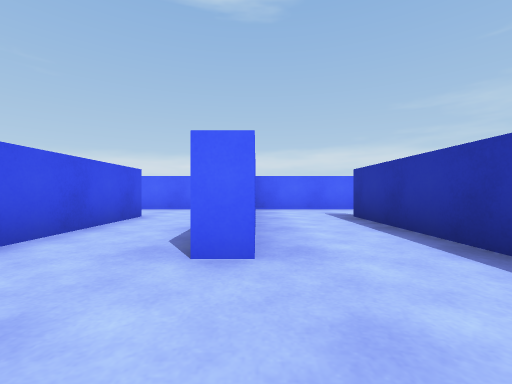
View 1 (above)

24 first-person views from a walk through a 3-D level made in the Unity game engine. The camera is 0.26 m above the floor, looks level and sees 90° across. The floor is counted in squares, 0.5 m on a side. Each view is taken from the middle of a square. On the plan, view 1 faces up. The plan holds only what a view shows up to about 9 squares ahead; the rest is blank. Surface patterns are stand-ins for the level's own textures.

View 2
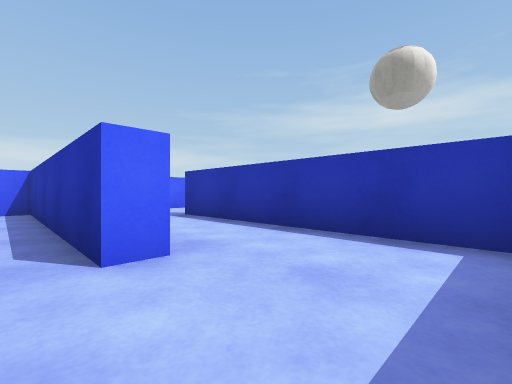

View 3
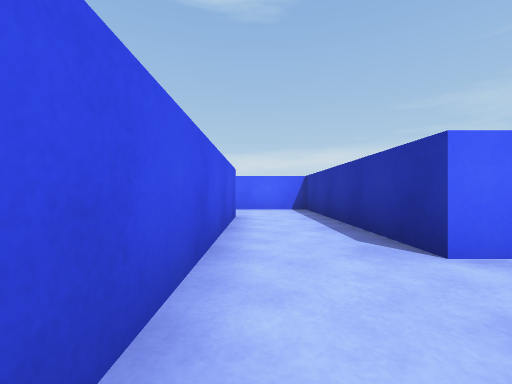

View 4
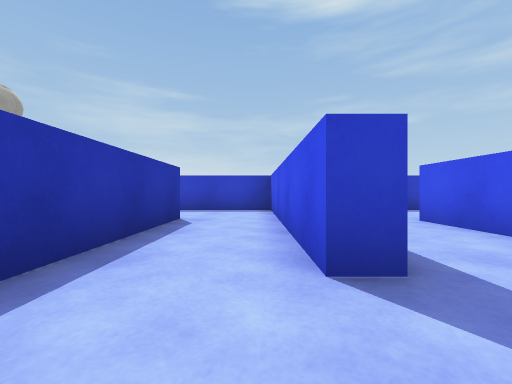

View 5
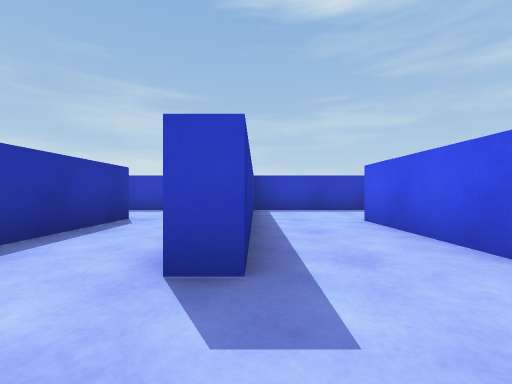

View 6
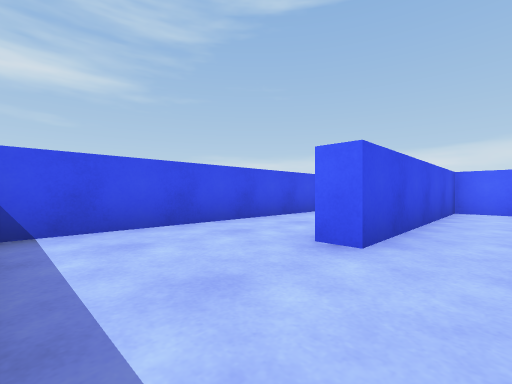

View 7
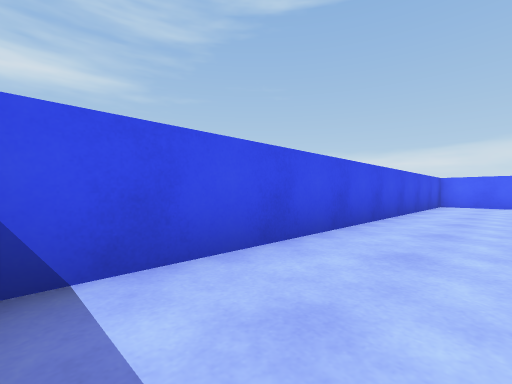

View 8
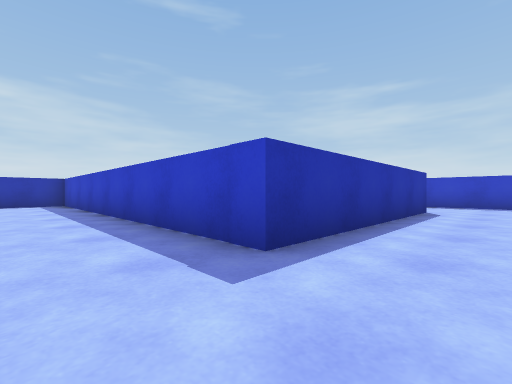

View 9
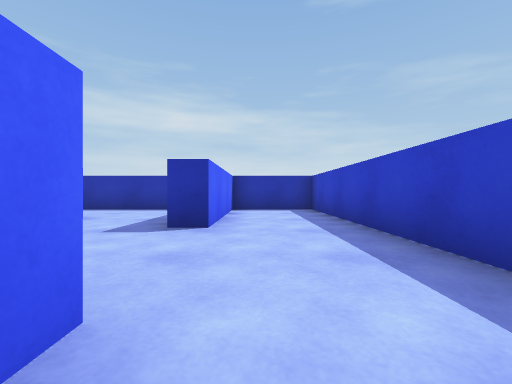

View 10
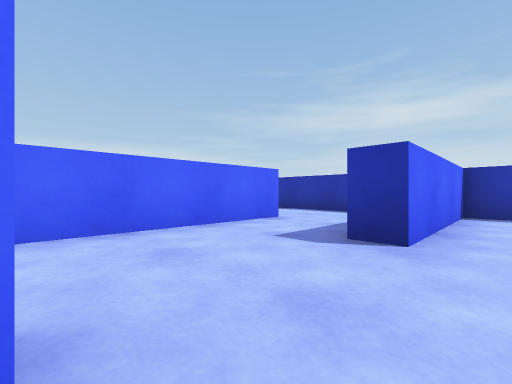

View 11
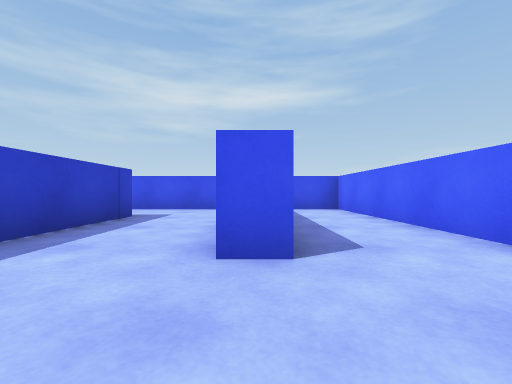

View 12
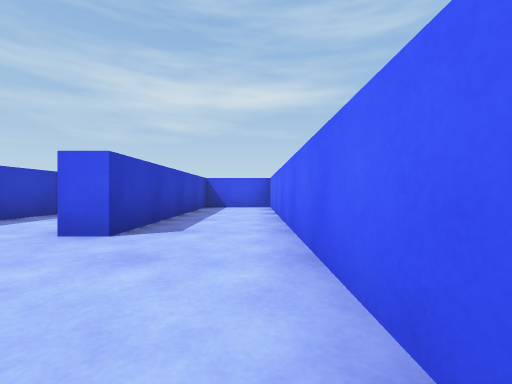

View 13
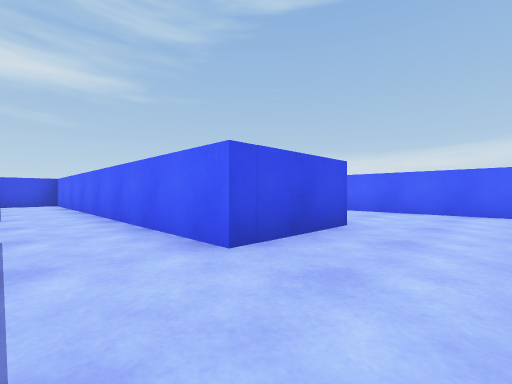

View 14
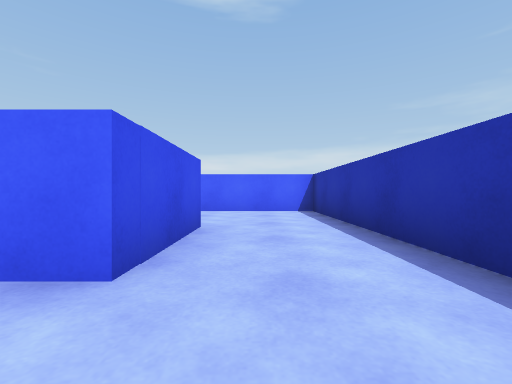

View 15
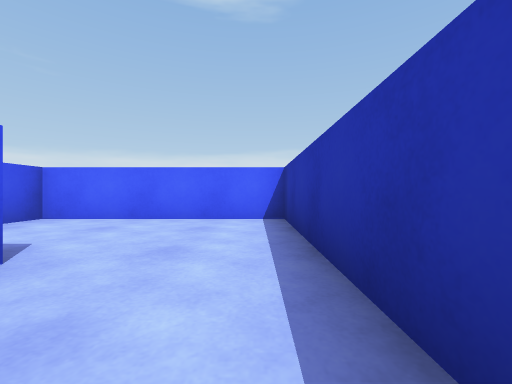

View 16
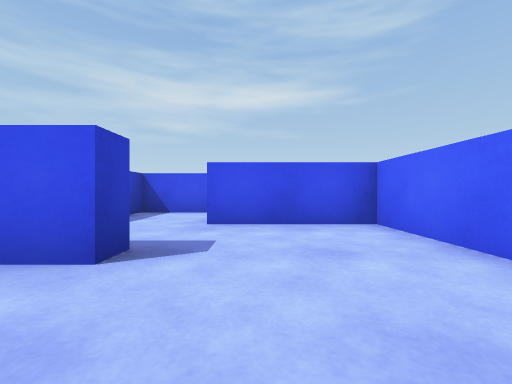

View 17
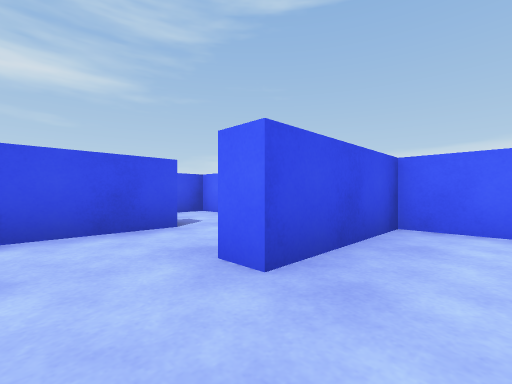

View 18
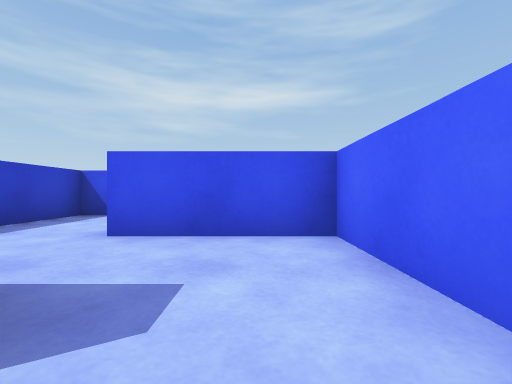

View 19
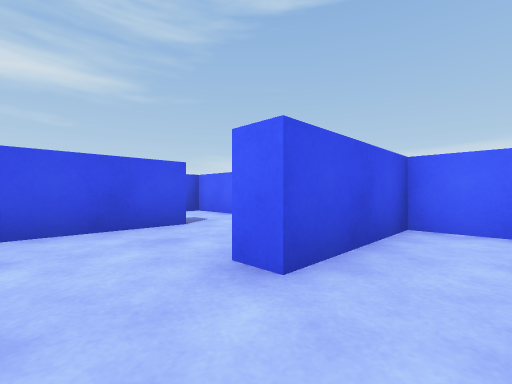

View 20
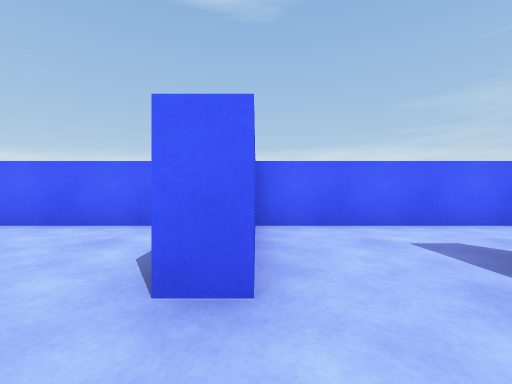

View 21
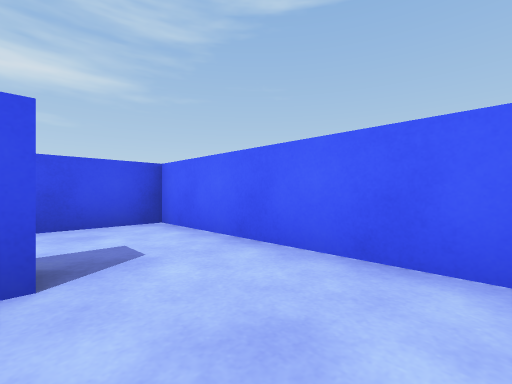

View 22
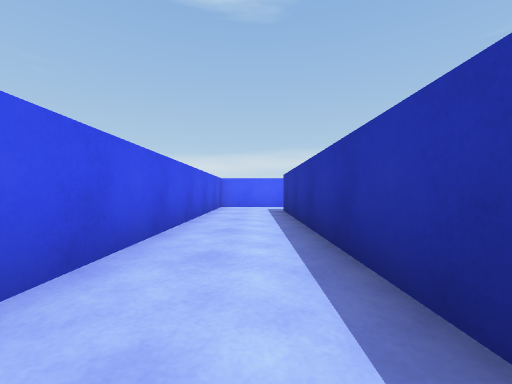

View 23
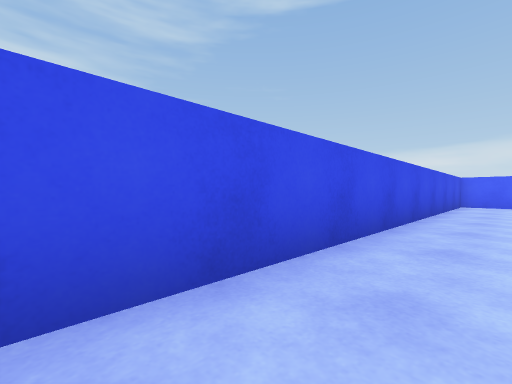

View 24
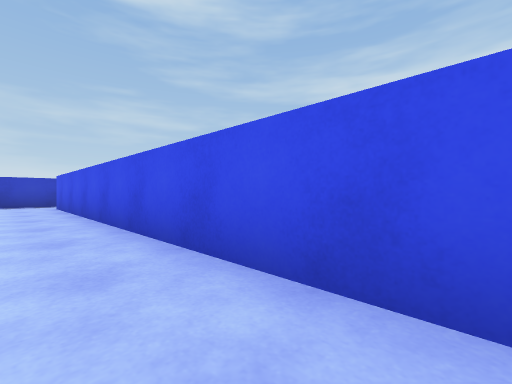

### Floor plan
Points are (right, up) in squares from view 1. A wall is a line through its corners. A room is listed if a view was taken in it or the views show most of it. See-through windows are left out.
Room 1 (view 1)
walls: (0, 2) (-0.5, 2); (2.4, 7.7) (0, 7.7); (2.1, 0) (2.1, 5.5); (-0.4, -0.5) (0.8, -0.5)
ways out: opening at (0, 0.5) to room 2; opening at (2, 6.5)
Room 2 (views 2, 3, 4)
walls: (-2.4, 5.4) (-2.4, -0.5) (-0.4, -0.5); (-0.5, 2) (-0.5, 7.7) (-2.5, 7.7)
ways out: opening at (0, 0.5) to room 1; opening at (-3, 6.5) to room 3
Room 3 (views 5, 6, 7, 8, 9, 10)
walls: (-2.5, 7.7) (-5, 7.7) (-5, 2.4) (-5.5, 2.4) (-5.5, 8.3) (4.6, 8.3) (4.6, 10.7) (0.7, 10.7); (-2.9, 2.2) (-2.9, 5.4) (-2.4, 5.4); (-6, 10.7) (-7.7, 10.7) (-7.7, 0); (-2, 10.7) (-2.4, 10.7); (-7, -0.5) (-2.9, -0.5)
ways out: opening at (-3, 6.5) to room 2; opening at (-0.5, 11) to room 4
Room 4 (views 11, 12)
walls: (0.7, 10.7) (0.7, 11.4); (2.2, 13.5) (-7.7, 13.5) (-7.7, 11.3) (-2, 11.3) (-2, 10.7)
ways out: opening at (-0.5, 11) to room 3; opening at (1.5, 12.5) to room 5
Room 5 (views 13, 14)
walls: (4.6, 12.5) (4.6, 13.5)
ways out: opening at (1.5, 12.5) to room 4; opening at (3.5, 14.5) to room 6
Room 6 (views 15, 16, 17)
walls: (1.6, 15.9) (2.2, 15.9) (2.2, 13.5); (4.6, 13.5) (4.6, 19) (-0.1, 19) (-0.1, 16.2)
ways out: opening at (3.5, 14.5) to room 5; opening at (-0.5, 15.5) to room 7
Room 7 (view 18)
walls: (-0.1, 16.2) (-0.8, 16.2); (-2.4, 16.9) (-2.4, 14.1) (-1.9, 14.1); (-1, 19) (-2.5, 19)
ways out: opening at (-0.5, 15.5) to room 6; opening at (-3, 17.5) to room 8
Room 8 (views 19, 20)
walls: (-2.5, 19) (-5, 19) (-5, 16.2) (-5.6, 16.2)
ways out: opening at (-3, 17.5) to room 7; opening at (-5, 15.5) to room 11
Room 9 (view 21)
walls: (-6, 19) (-8.5, 19)
ways out: opening at (-8, 18) to room 10; opening at (-6.5, 17) to room 11
Room 10 (views 22, 23, 24)
walls: (-8.2, 10.8) (-8.2, 17); (-10.4, -0.5) (-9, -0.5); (-8.5, 19) (-10.2, 19) (-10.2, 1.4)
ways out: opening at (-8, 18) to room 9
Room 11 (no view inside)
walls: (-7.7, 17.2) (-7.7, 14.1) (-5.9, 14.1)
ways out: opening at (-5, 15.5) to room 8; opening at (-6.5, 17) to room 9

Where each view was taken, in squares from view 1:
view 1: 0 up, 0 right, facing up
view 2: 0 up, 1 left, facing up-right
view 3: 0 up, 2 left, facing up
view 4: 7 up, 2 left, facing down
view 5: 7 up, 3 left, facing down
view 6: 0 up, 4 left, facing up-left
view 7: 0 up, 6 left, facing up-left
view 8: 10 up, 7 left, facing down-right
view 9: 10 up, 3 left, facing right
view 10: 10 up, 2 left, facing up-right
view 11: 11 up, 0 right, facing left
view 12: 13 up, 1 right, facing left
view 13: 12 up, 4 right, facing up-left
view 14: 12 up, 3 right, facing up
view 15: 14 up, 4 right, facing up
view 16: 17 up, 4 right, facing left
view 17: 15 up, 1 right, facing up-left
view 18: 18 up, 2 left, facing left
view 19: 15 up, 4 left, facing up-left
view 20: 15 up, 5 left, facing up
view 21: 17 up, 6 left, facing up-left
view 22: 10 up, 9 left, facing up
view 23: 8 up, 9 left, facing up-left
view 24: 11 up, 9 left, facing down-left
